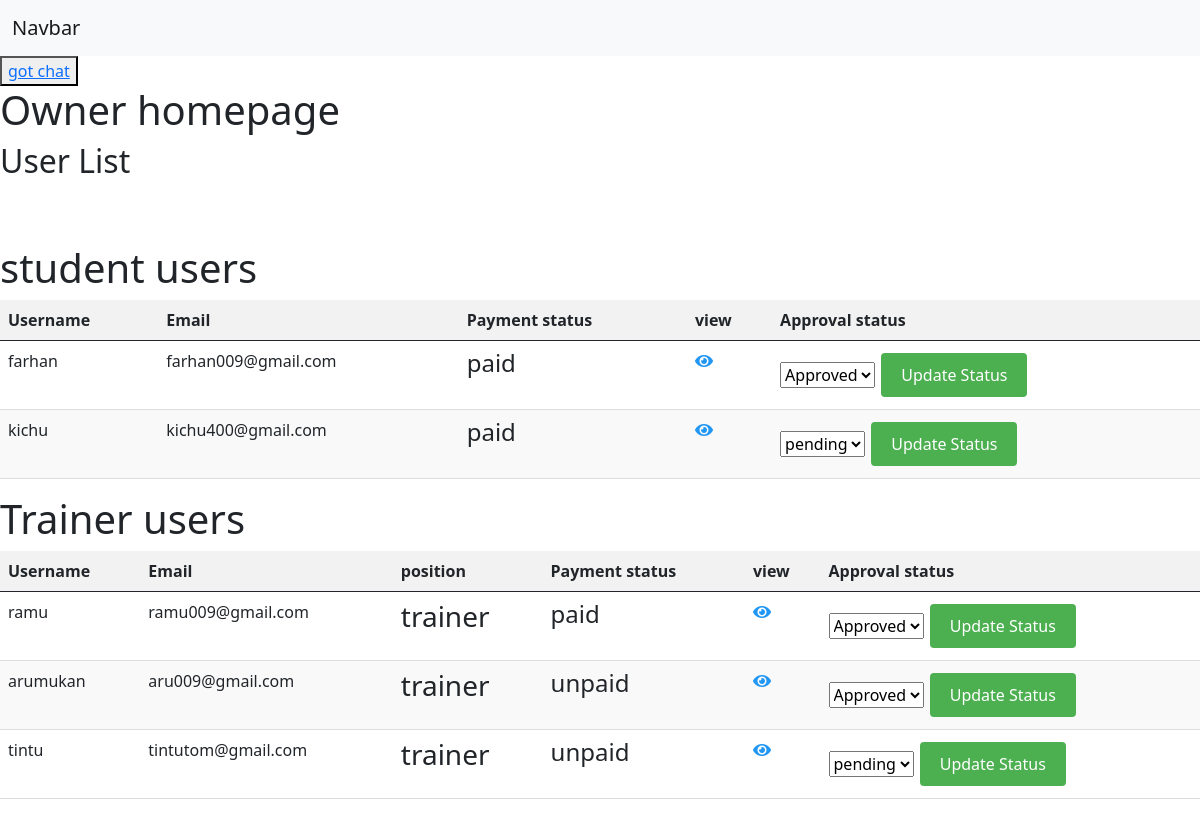
Page /gym-owner/users-list on the earlier database version.
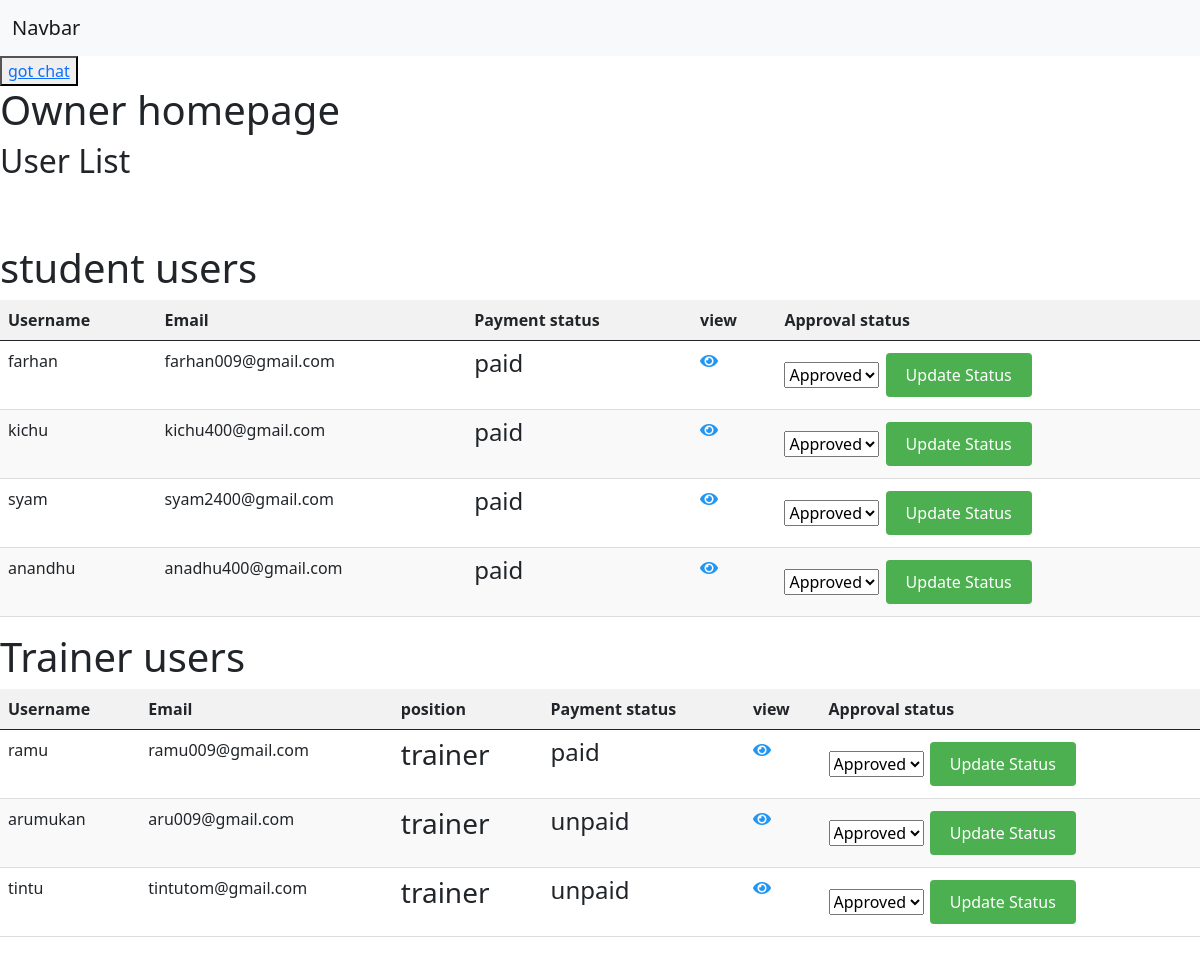
Same page on the later database version.
### users/models.py (models this page shows, shortened)
class CustomUser(AbstractUser):
    GENDER_CHOICES = [
        ('Male', 'Male'),
        ('Female', 'Female'),
        ('Other', 'Other'),
    ]
    GOALS = [
        ('LOSE','Weight lose'),
        ('FIT','Maintain weight'),
        ('GAIN','Weight gain'),
    ]
    FITNESS_LEVEL = [
        ('Beginner','Beginner'),
        ('Intemediate','Intemediate'),
        ('Advanced','Advanced')
    ]
    age = models.IntegerField(default=0,null=True,blank=True)
    gender = models.CharField(max_length=10, choices=GENDER_CHOICES,null=True,blank=True)
    phone = models.PositiveIntegerField(default=0,null=True, blank=True)
    place = models.CharField(max_length=30,null=True,blank=True)
    specialization = models.CharField(max_length=30,null=True,blank=True)
    experience_years = models.IntegerField(null=True, blank=True)
    certifications = models.CharField(max_length=50,null=True, blank=True)
    qualification = models.CharField(max_length=30,null=True,blank=True)
    goal = models.CharField(max_length=10,choices=GOALS,null=True, blank=True)
    fitness_level = models.CharField(max_length=15,choices=FITNESS_LEVEL, null=True, blank=True)
    is_approved= models.BooleanField(default=False)
    is_trainer = models.BooleanField(default=False)
    is_student = models.BooleanField(default=False)
    is_paid = models.BooleanField(default=False)

### owner/views.py (the view)
# urls.py: path('users-list',views.users_list,name='users_list'),
def users_list(request):
    trainer_users = CustomUser.objects.filter(is_trainer=True)
    student_user = CustomUser.objects.filter(is_student=True)
    context = {
         'trainer_users': trainer_users,
         'student_users':student_user
    }
    return render(request,'owner-index.html',context)

### owner/templates/owner-index.html (shortened to what this page needs)
{% extends 'admin-dashbord.html' %}
{% load static %}
{% block content %}
<button><a href="{% url 'students_homepage' %}">got chat</a></button>
<section >
    <h1>Owner homepage</h1>
    <h2>User List</h2>
    <br>
    <br>
    <h1>student users</h1>
    <table class="table responsive-table">
        <thead>
            <tr>
                <th>Username</th>
                <th>Email</th>
                <th>Payment status</th>
                <th>view</th>
                <th>Approval status</th>
            </tr>
        </thead>
        <tbody>
            {% for user in student_users %}
            <tr>
                <td>{{ user.username }}</td>
                <td>{{ user.email }}</td>
                <td>
                    {% if user.is_paid %}
                    <h4>paid</h4>
                    {% else %}
                    <h4>unpaid</h4>
                    {% endif %}
                </td>
                <td>
                    <a href="{% url 'user_details' user.id %}">
                        <i class="fas fa-eye"></i>
                    </a>
                </td>
                <td>
                    <form method="post" action="{% url 'approve_user' user.id  %}">
                        <select name="status">
                            {% if not user.is_approved %}
                            <option value="">pending</option>
                            {% else %}
                            <option value="">Approved</option>
                            {% endif %}
                        </select>
                        <button type="submit">Update Status</button>
                    </form>
                </td>
            </tr>
            {% endfor %}
        </tbody>
    </table>
    <h1>Trainer users</h1>
    <table class="table responsive-table">
        <thead>
            <tr>
                <th>Username</th>
                <th>Email</th>
                <th>position</th>
                <th>Payment status</th>
                <th>view</th>
                <th>Approval status</th>
            </tr>
        </thead>
        <tbody>
            {% for user in trainer_users %}
            <tr>
                <td>{{ user.username }}</td>
                <td>{{ user.email }}</td>
                <td> {% if user.is_trainer %}
                    <h3>trainer</h3>
                    {% elif user.is_student %}
                    <h3>student</h3>
                    {% else %}
                    <h1></h1>
                    {% endif %}
                </td>
                <td>
                    {% if user.is_paid %}
                    <h4>paid</h4>
                    {% else %}
                    <h4>unpaid</h4>
                    {% endif %}
                </td>
                <td>
                    <a href="{% url 'user_details' user.id %}">
                        <i class="fas fa-eye"></i>
                    </a>
                </td>
                <td>
                    <form method="post" action="{% url 'approve_user' user.id  %}">
                        <select name="status">
                            {% if not user.is_approved %}
                            <option value="">pending</option>
                            {% else %}
                            <option value="">Approved</option>
                            {% endif %}
                        </select>
                        <button type="submit">Update Status</button>
                    </form>
                </td>
            </tr>
            {% endfor %}
        </tbody>
    </table>
</section>
{% endblock %}

Differences in the rows shown:
changed CustomUser "kichu": status "pending" → "Approved"
added CustomUser: username "syam", email "syam2400@gmail.com", is_paid "paid", shown under "student users"
added CustomUser: username "anandhu", email "anadhu400@gmail.com", is_paid "paid", shown under "student users"
changed CustomUser "tintu": status "pending" → "Approved"
